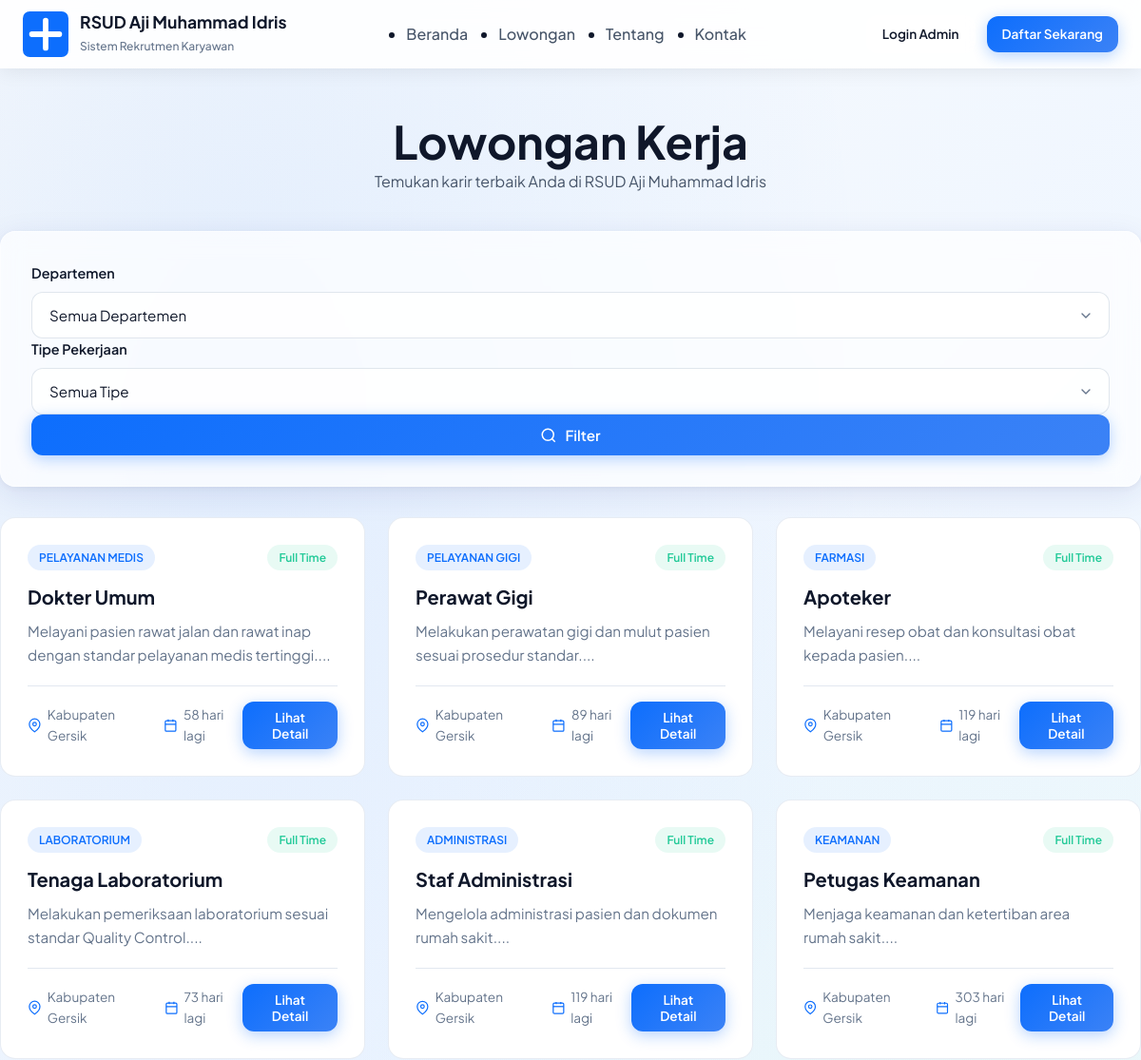
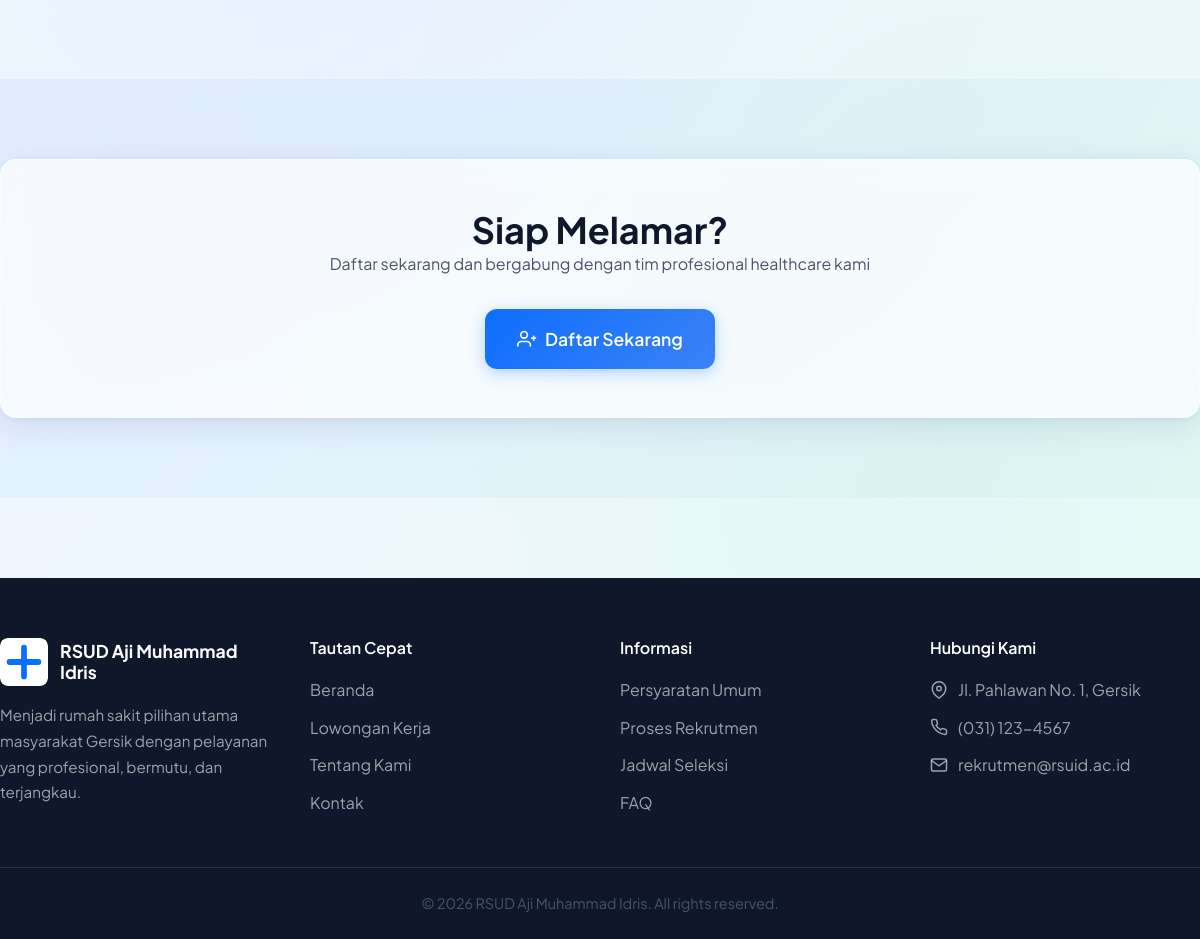
Page /lowongan.php on the committed database (2 pictures, top to bottom).
### tables this page shows
CREATE TABLE IF NOT EXISTS lowongan (
    id INT PRIMARY KEY AUTO_INCREMENT,
    judul VARCHAR(200) NOT NULL,
    departemen VARCHAR(100) NOT NULL,
    deskripsi TEXT,
    requirements TEXT,
    lokasi VARCHAR(100) DEFAULT 'Kabupaten Gersik',
    tipe_pekerjaan ENUM('Full Time', 'Part Time', 'Kontrak') DEFAULT 'Full Time',
    tanggal_mulai DATE,
    tanggal_akhir DATE,
    status ENUM('Aktif', 'Nonaktif') DEFAULT 'Aktif',
    created_at TIMESTAMP DEFAULT CURRENT_TIMESTAMP
);

### lowongan.php (the view, shortened to what this page needs)
<!DOCTYPE html>
<html lang="id">
<head>
    <link rel="stylesheet" href="assets/css/style.css">
</head>
<body>
    <nav class="navbar scrolled">
        <div class="navbar-container">
            <a href="index.php" class="navbar-brand">
                <img alt="Logo RSUD AMI">
                <div class="navbar-brand-text">
                    <h1>RSUD Aji Muhammad Idris</h1>
                    <span>Sistem Rekrutmen Karyawan</span>
                </div>
            </a>
            <ul class="navbar-menu">
                <li><a href="index.php#beranda">Beranda</a></li>
                <li><a href="index.php#lowongan">Lowongan</a></li>
                <li><a href="index.php#tentang">Tentang</a></li>
                <li><a href="index.php#kontak">Kontak</a></li>
            </ul>
            <div class="navbar-actions">
                <a href="login.php" class="btn btn-glass btn-sm">Login Admin</a>
                <a href="register.php" class="btn btn-primary btn-sm">Daftar Sekarang</a>
            </div>
        </div>
    </nav>
    <section class="section" style="padding-top: 120px; padding-bottom: 40px;">
        <div class="container">
            <div class="text-center">
                <h1>Lowongan Kerja</h1>
                <p class="text-muted">Temukan karir terbaik Anda di RSUD Aji Muhammad Idris</p>
            </div>
        </div>
    </section>
    <section class="section" style="padding-top: 0;">
        <div class="container">
            <div class="glass-card p-4 mb-4">
                <form method="GET" class="row g-3 align-items-end">
                    <div class="col-md-4">
                        <label class="form-label">Departemen</label>
                        <select class="form-control form-select" name="departemen">
                            <option value="">Semua Departemen</option>
                            <?php
                            include 'config/database.php';
                            ?>
                        </select>
                    </div>
                    <div class="col-md-4">
                        <label class="form-label">Tipe Pekerjaan</label>
                        <select class="form-control form-select" name="tipe">
                            <option value="">Semua Tipe</option>
                        </select>
                    </div>
                    <div class="col-md-4">
                        <button type="submit" class="btn btn-primary w-100">
                            <svg width="18" height="18" viewBox="0 0 24 24" fill="none" stroke="currentColor" stroke-width="2">
                                <circle cx="11" cy="11" r="8"></circle>
                                <path d="m21 21-4.35-4.35"></path>
                            </svg>
                            Filter
                        </button>
                    </div>
                </form>
            </div>
            <div class="job-grid" id="job-list">
                <?php
                $sql = "SELECT * FROM lowongan WHERE status = 'Aktif'";
                $sql .= " ORDER BY created_at DESC";
                $result = $conn->query($sql);
                if ($result->num_rows > 0):
                    while ($row = $result->fetch_assoc()):
                        $tanggal_akhir = new DateTime($row['tanggal_akhir']);
                        $today = new DateTime();
                        $days_left = $today->diff($tanggal_akhir)->days;
                ?>
                <div class="job-card">
                    <div class="job-card-header">
                        <span class="job-department"><?= htmlspecialchars($row['departemen']) ?></span>
                        <span class="job-type"><?= htmlspecialchars($row['tipe_pekerjaan']) ?></span>
                    </div>
                    <h3><?= htmlspecialchars($row['judul']) ?></h3>
                    <p><?= htmlspecialchars(substr($row['deskripsi'], 0, 120)) ?>...</p>
                    <div class="job-card-footer">
                        <div class="job-info">
                            <div class="job-info-item">
                                <svg width="16" height="16" viewBox="0 0 24 24" fill="none" stroke="currentColor" stroke-width="2">
                                    <path d="M21 10c0 7-9 13-9 13s-9-6-9-13a9 9 0 0 1 18 0z"></path>
                                    <circle cx="12" cy="10" r="3"></circle>
                                </svg>
                                <?= htmlspecialchars($row['lokasi']) ?>
                            </div>
                            <div class="job-info-item">
                                <svg width="16" height="16" viewBox="0 0 24 24" fill="none" stroke="currentColor" stroke-width="2">
                                    <rect x="3" y="4" width="18" height="18" rx="2" ry="2"></rect>
                                    <line x1="16" y1="2" x2="16" y2="6"></line>
                                    <line x1="8" y1="2" x2="8" y2="6"></line>
                                    <line x1="3" y1="10" x2="21" y2="10"></line>
                                </svg>
                                <?= $days_left ?> hari lagi
                            </div>
                        </div>
                        <button class="btn btn-primary btn-sm" data-modal="job-detail" data-job-id="<?= $row['id'] ?>">
                            Lihat Detail
                        </button>
                    </div>
                </div>
                <?php
                    endwhile;
                endif; ?>
            </div>
        </div>
    </section>
    <section class="section" style="background: linear-gradient(135deg, rgba(13, 110, 253, 0.05) 0%, rgba(32, 201, 151, 0.05) 100%);">
        <div class="container">
            <div class="glass-card p-5 text-center">
                <h2>Siap Melamar?</h2>
                <p class="mb-4">Daftar sekarang dan bergabung dengan tim profesional healthcare kami</p>
                <a href="register.php" class="btn btn-primary btn-lg">
                    <svg width="20" height="20" viewBox="0 0 24 24" fill="none" stroke="currentColor" stroke-width="2">
                        <path d="M16 21v-2a4 4 0 0 0-4-4H5a4 4 0 0 0-4 4v2"></path>
                        <circle cx="8.5" cy="7" r="4"></circle>
                        <line x1="20" y1="8" x2="20" y2="14"></line>
                        <line x1="23" y1="11" x2="17" y2="11"></line>
                    </svg>
                    Daftar Sekarang
                </a>
            </div>
        </div>
    </section>
    <footer class="footer">
        <div class="container">
            <div class="footer-grid">
                <div class="footer-about">
                    <div class="footer-brand">
                        <img alt="Logo">
                        <h3>RSUD Aji Muhammad Idris</h3>
                    </div>
                    <p>Menjadi rumah sakit pilihan utama masyarakat Gersik dengan pelayanan yang profesional, bermutu, dan terjangkau.</p>
                </div>
                <div>
                    <h4 class="footer-title">Tautan Cepat</h4>
                    <ul class="footer-links">
                        <li><a href="index.php#beranda">Beranda</a></li>
                        <li><a href="index.php#lowongan">Lowongan Kerja</a></li>
                        <li><a href="index.php#tentang">Tentang Kami</a></li>
                        <li><a href="index.php#kontak">Kontak</a></li>
                    </ul>
                </div>
                <div>
                    <h4 class="footer-title">Informasi</h4>
                    <ul class="footer-links">
                        <li><a href="#">Persyaratan Umum</a></li>
                        <li><a href="#">Proses Rekrutmen</a></li>
                        <li><a href="#">Jadwal Seleksi</a></li>
                        <li><a href="#">FAQ</a></li>
                    </ul>
                </div>
                <div>
                    <h4 class="footer-title">Hubungi Kami</h4>
                    <ul class="footer-contact">
                        <li>
                            <svg width="18" height="18" viewBox="0 0 24 24" fill="none" stroke="currentColor" stroke-width="2">
                                <path d="M21 10c0 7-9 13-9 13s-9-6-9-13a9 9 0 0 1 18 0z"></path>
                                <circle cx="12" cy="10" r="3"></circle>
                            </svg>
                            Jl. Pahlawan No. 1, Gersik
                        </li>
                        <li>
                            (031) 123-4567
                        </li>
                        <li>
                            <svg width="18" height="18" viewBox="0 0 24 24" fill="none" stroke="currentColor" stroke-width="2">
                                <path d="M4 4h16c1.1 0 2 .9 2 2v12c0 1.1-.9 2-2 2H4c-1.1 0-2-.9-2-2V6c0-1.1.9-2 2-2z"></path>
                                <polyline points="22,6 12,13 2,6"></polyline>
                            </svg>
                            rekrutmen@rsuid.ac.id
                        </li>
                    </ul>
                </div>
            </div>
            <div class="footer-bottom">
                <p>&copy; 2026 RSUD Aji Muhammad Idris. All rights reserved.</p>
            </div>
        </div>
    </footer>
</body>
</html>

### rows in the picture
lowongan: departemen "PELAYANAN MEDIS", tipe_pekerjaan "Full Time", judul "Dokter Umum", deskripsi "Melayani pasien rawat jalan dan rawat inap dengan standar pelayanan medis tertinggi.", lokasi "Kabupaten Gersik"
lowongan: departemen "PELAYANAN GIGI", tipe_pekerjaan "Full Time", judul "Perawat Gigi", deskripsi "Melakukan perawatan gigi dan mulut pasien sesuai prosedur standar.", lokasi "Kabupaten Gersik"
lowongan: departemen "FARMASI", tipe_pekerjaan "Full Time", judul "Apoteker", deskripsi "Melayani resep obat dan konsultasi obat kepada pasien.", lokasi "Kabupaten Gersik"
lowongan: departemen "LABORATORIUM", tipe_pekerjaan "Full Time", judul "Tenaga Laboratorium", deskripsi "Melakukan pemeriksaan laboratorium sesuai standar Quality Control.", lokasi "Kabupaten Gersik"
lowongan: departemen "ADMINISTRASI", tipe_pekerjaan "Full Time", judul "Staf Administrasi", deskripsi "Mengelola administrasi pasien dan dokumen rumah sakit.", lokasi "Kabupaten Gersik"
lowongan: departemen "KEAMANAN", tipe_pekerjaan "Full Time", judul "Petugas Keamanan", deskripsi "Menjaga keamanan dan ketertiban area rumah sakit.", lokasi "Kabupaten Gersik"
